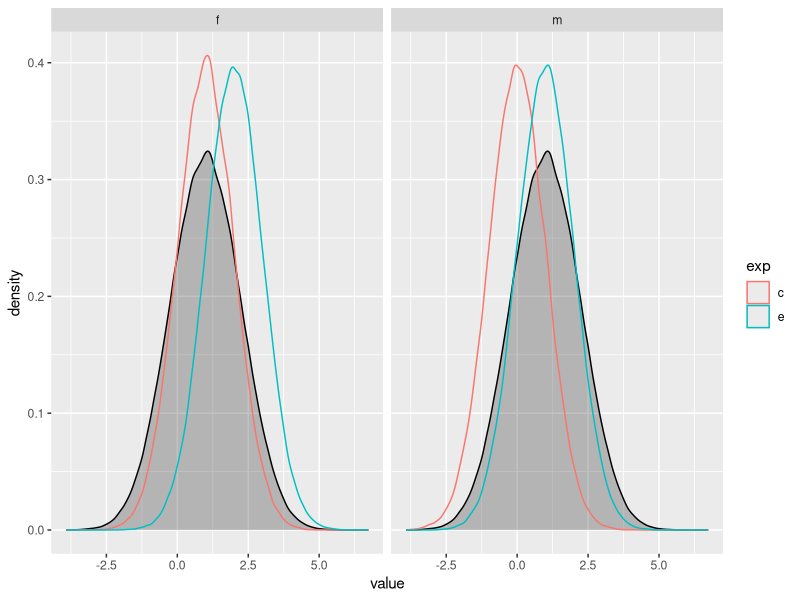
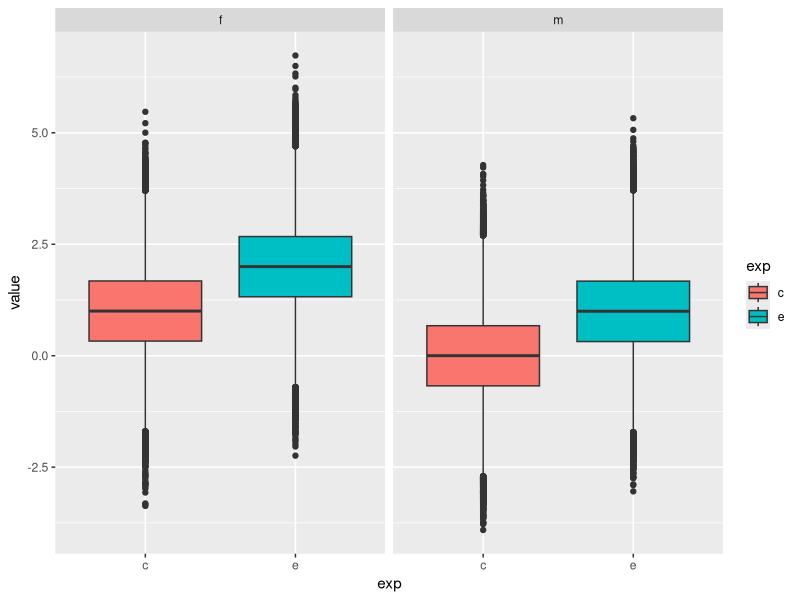
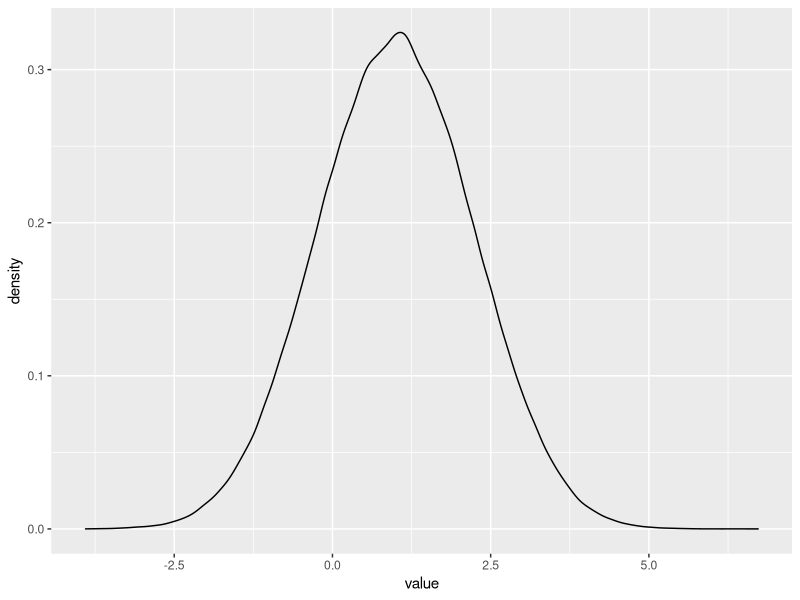
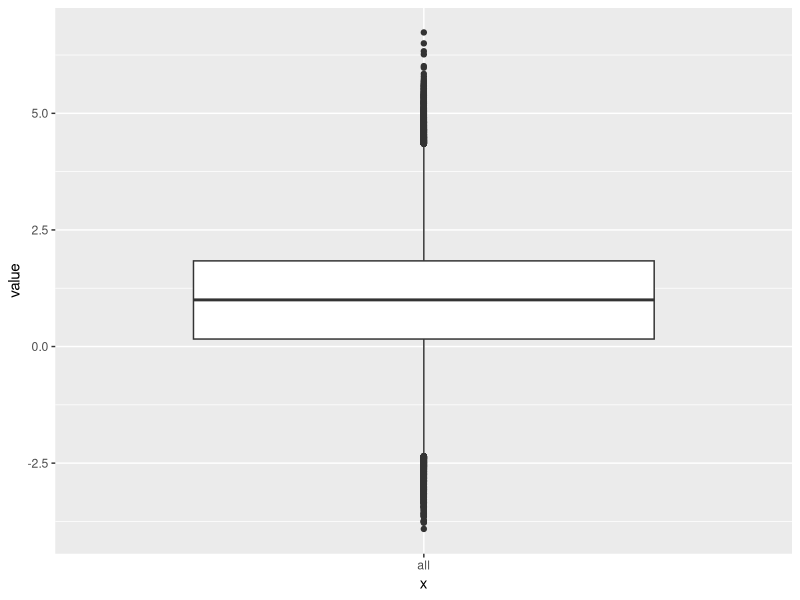

Generate these figures, in order, with R:
## ---- chunk 1
library(tidyverse)
## ---- chunk 2
n <- 1e05
set.seed(42)
d <- data_frame(
  e_m = rnorm(n = n, mean = 1, sd = 1),
  c_m = rnorm(n = n, mean = 0, sd = 1),
  e_f = rnorm(n = n, mean = 2, sd= 1),
  c_f = rnorm(n = n, mean= 1, sd = 1)
)
## ---- chunk 3
d_long <- 
  d %>% 
  gather(key = group, value = value) %>% 
  separate(col = group, c("exp", "sex"))
## ---- chunk 4
d_no_group <-
  d_long %>% 
  select(value)
## ---- chunk 5
d_long %>% 
  ggplot(aes(x = value)) +
  facet_grid(~sex) +
  geom_density(data = d_no_group, alpha = .3, fill = "grey20") +
  geom_density(aes(color = exp)) 
## ---- chunk 6
d_long %>% 
  ggplot(aes(x = exp, y = value, fill = exp)) +
  facet_grid(~sex) +
  geom_boxplot()
## ---- chunk 7
d_no_group %>% 
  ggplot(aes(x = value)) +
  geom_density()
## ---- chunk 8
d_no_group %>% 
  ggplot(aes(x = "all", y = value)) +
  geom_boxplot()
## ---- chunk 9
d_long %>% 
  group_by(sex, exp) %>% 
  summarise(sd(value))
## ---- chunk 10
d_long %>% 
  summarise(sd(value))
## ---- chunk 11
d_long %>% 
  group_by(sex) %>% 
  summarise(sd(value))
## ---- chunk 12
d_long %>% 
  group_by(exp) %>% 
  summarise(sd(value))
